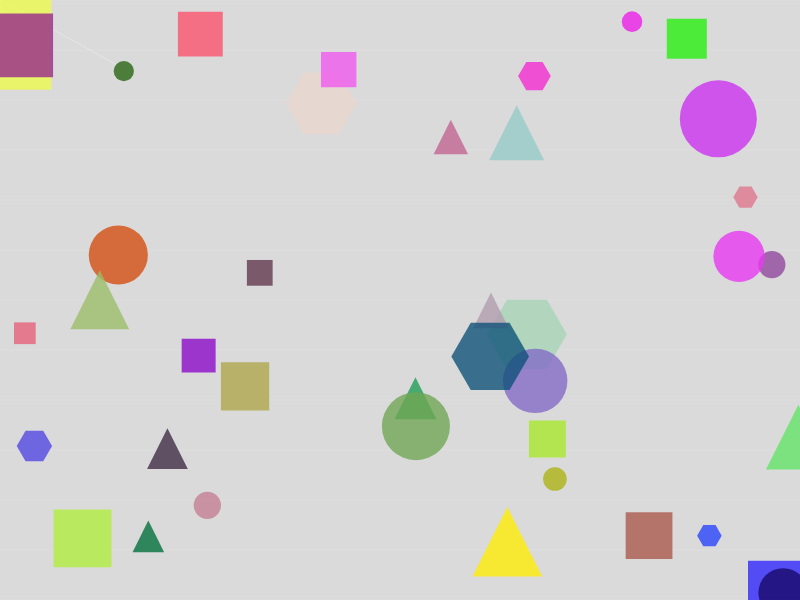
Frame 1 (no input)
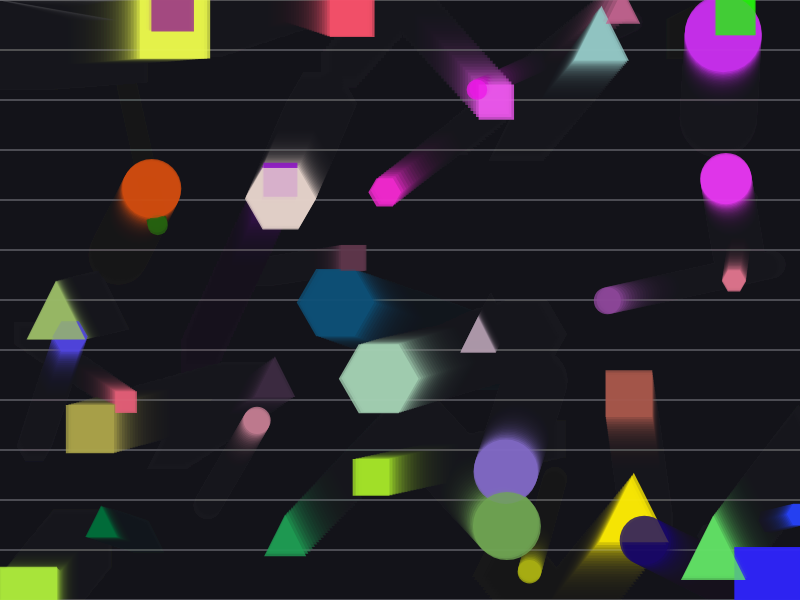
Frame 60 (no input)
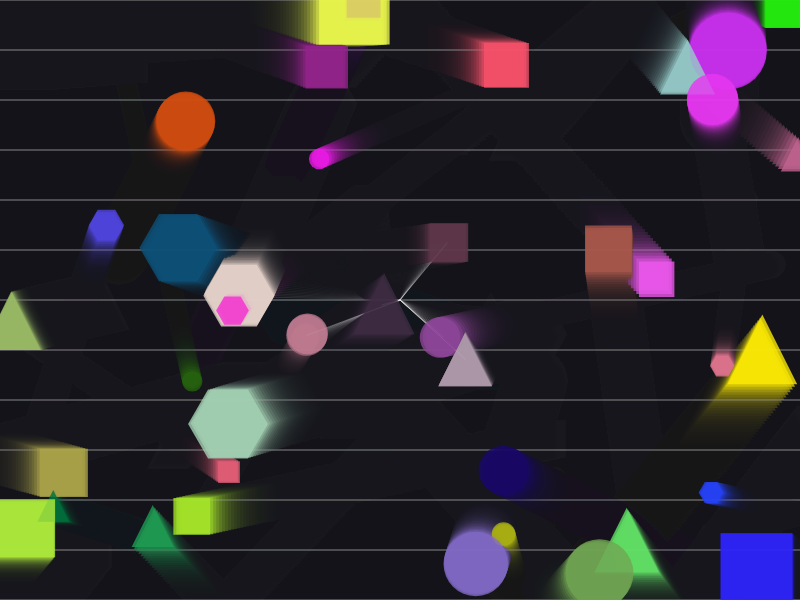
Frame 120 (the mouse pressed at the canvas centre since frame 60)

The p5.js sketch that drew these frames (run headless with seeded random() and noise() and a simulated clock; from frame 60 on, the mouse is pressed at the canvas centre):

// p5.js sketch
// ── sketch.js
let aantal = 40;

let vorm = [];
let x = [];
let y = [];
let grootte = [];
let snelX = [];
let snelY = [];
let r = [];
let g = [];
let b = [];

function setup() {
  createCanvas(800, 600);
  rectMode(CENTER);
  angleMode(DEGREES);
  maakKunst();
}

function maakKunst() {
  for (let i = 0; i < aantal; i++) {
    vorm[i] = floor(random(4));
    x[i] = random(width);
    y[i] = random(height);
    grootte[i] = random(20, 80);
    snelX[i] = random(-3, 3);
    snelY[i] = random(-3, 3);
    r[i] = random(255);
    g[i] = random(255);
    b[i] = random(255);
  }
}

function draw() {
  background(20, 20, 30, 40);

  let lijnY = 0;
  stroke(255, 25);
  while (true) {
    line(0, lijnY, width, lijnY);
    lijnY = lijnY + 50;
    if (lijnY > height) {
      break;
    }
  }

  for (let i = 0; i < aantal; i++) {
    if (dist(mouseX, mouseY, x[i], y[i]) > 150) {
      continue;
    }
    stroke(255, 80);
    line(mouseX, mouseY, x[i], y[i]);
  }

  noStroke();
  for (let i = 0; i < aantal; i++) {
    x[i] = x[i] + snelX[i];
    y[i] = y[i] + snelY[i];

    if (x[i] < 0 || x[i] > width) {
      snelX[i] = snelX[i] * -1;
    }
    if (y[i] < 0 || y[i] > height) {
      snelY[i] = snelY[i] * -1;
    }

    let s = grootte[i];
    if (dist(mouseX, mouseY, x[i], y[i]) < 100) {
      s = s * 1.5;
    }

    fill(r[i], g[i], b[i], 200);

    if (vorm[i] == 0) {
      rect(x[i], y[i], s, s);
    } else if (vorm[i] == 1) {
      ellipse(x[i], y[i], s, s);
    } else if (vorm[i] == 2) {
      beginShape();
      vertex(x[i], y[i] - s / 2);
      vertex(x[i] + s / 2, y[i] + s / 2);
      vertex(x[i] - s / 2, y[i] + s / 2);
      endShape(CLOSE);
    } else {
      beginShape();
      for (let hoek = 0; hoek < 360; hoek = hoek + 60) {
        vertex(x[i] + cos(hoek) * s / 2, y[i] + sin(hoek) * s / 2);
      }
      endShape(CLOSE);
    }
  }
}

function keyPressed() {
  if (keyCode == BACKSPACE) {
    maakKunst();
    return false;
  }
}
